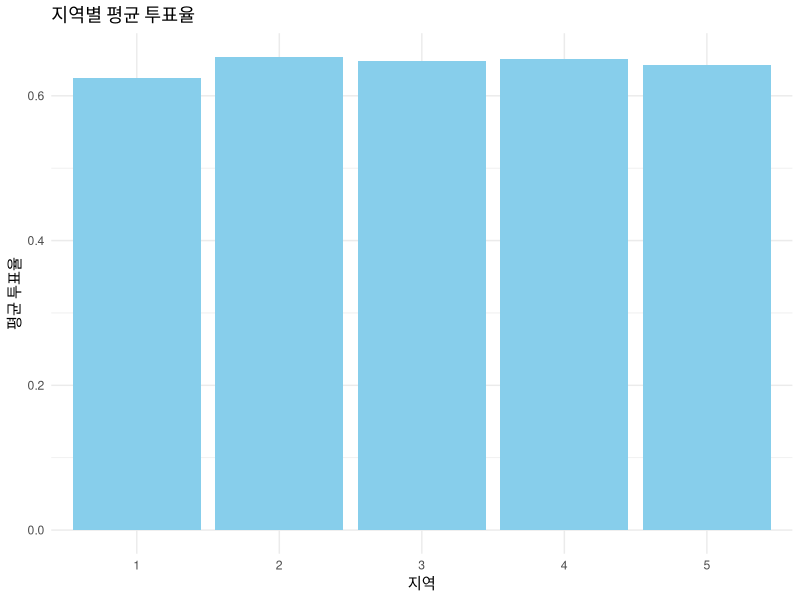

Source code (R):
# 1. 필요한 라이브러리를 설치하고 불러옵니다.
# install.packages("dplyr")
# install.packages("ggplot2")
library(dplyr)
library(ggplot2)
    
# 2. 예제 데이터를 생성합니다.
df <- data.frame(
  지역별_5 = rep(c(1, 2, 3, 4, 5), each = 100),
  투표율 = runif(500, 0.45, 0.85) # 45% ~ 85% 사이의 임의의 투표율 데이터 생성
)

# 3. 지역별로 그룹을 묶고, 평균 투표율을 계산합니다.
summary_df <- df %>%
  group_by(지역별_5) %>%
  summarise(평균투표율 = mean(투표율))

# 계산된 결과 확인
print(summary_df)

# 4. ggplot을 이용해 막대그래프를 그립니다.
ggplot(data = summary_df, aes(x = factor(지역별_5), y = 평균투표율)) +
  geom_bar(stat = "identity", fill = "skyblue") + # stat="identity"는 y축 값을 그대로 사용하라는 의미
  labs(
    title = "지역별 평균 투표율",
    x = "지역",
    y = "평균 투표율"
  ) +
  theme_minimal() # 깔끔한 테마 적용
